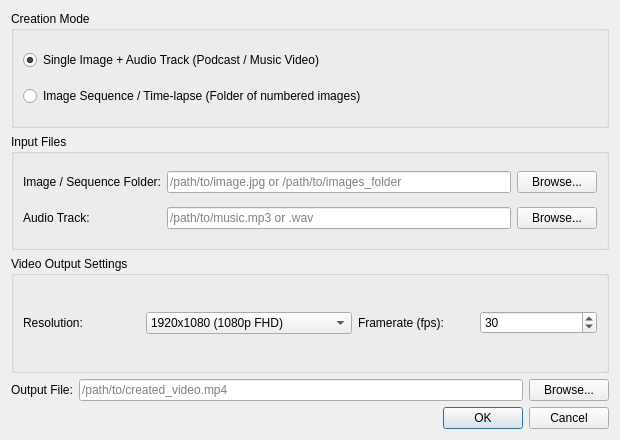
<?xml version="1.0" encoding="UTF-8"?>
<ui version="4.0">
 <class>ImageToVideoDialog</class>
 <widget class="QDialog" name="ImageToVideoDialog">
  <property name="geometry">
   <rect>
    <x>0</x>
    <y>0</y>
    <width>620</width>
    <height>440</height>
   </rect>
  </property>
  <property name="windowTitle">
   <string>Create Video from Still Images - FFmpeg Batch</string>
  </property>
  <layout class="QVBoxLayout" name="mainImgLayout">
   <item>
    <widget class="QGroupBox" name="grpImgMode">
     <property name="title">
      <string>Creation Mode</string>
     </property>
     <layout class="QVBoxLayout" name="imgModeLayout">
      <item>
       <widget class="QRadioButton" name="radSingleImgAudio">
        <property name="text">
         <string>Single Image + Audio Track (Podcast / Music Video)</string>
        </property>
        <property name="checked">
         <bool>true</bool>
        </property>
       </widget>
      </item>
      <item>
       <widget class="QRadioButton" name="radImageSequence">
        <property name="text">
         <string>Image Sequence / Time-lapse (Folder of numbered images)</string>
        </property>
       </widget>
      </item>
     </layout>
    </widget>
   </item>
   <item>
    <widget class="QGroupBox" name="grpInputs">
     <property name="title">
      <string>Input Files</string>
     </property>
     <layout class="QGridLayout" name="inputsGridLayout">
      <item row="0" column="0">
       <widget class="QLabel" name="lblImageSource">
        <property name="text">
         <string>Image / Sequence Folder:</string>
        </property>
       </widget>
      </item>
      <item row="0" column="1">
       <widget class="QLineEdit" name="txtImagePath">
        <property name="placeholderText">
         <string>/path/to/image.jpg or /path/to/images_folder</string>
        </property>
       </widget>
      </item>
      <item row="0" column="2">
       <widget class="QPushButton" name="btnBrowseImage">
        <property name="text">
         <string>Browse...</string>
        </property>
       </widget>
      </item>
      <item row="1" column="0">
       <widget class="QLabel" name="lblAudioSource">
        <property name="text">
         <string>Audio Track:</string>
        </property>
       </widget>
      </item>
      <item row="1" column="1">
       <widget class="QLineEdit" name="txtAudioPath">
        <property name="placeholderText">
         <string>/path/to/music.mp3 or .wav</string>
        </property>
       </widget>
      </item>
      <item row="1" column="2">
       <widget class="QPushButton" name="btnBrowseAudio">
        <property name="text">
         <string>Browse...</string>
        </property>
       </widget>
      </item>
     </layout>
    </widget>
   </item>
   <item>
    <widget class="QGroupBox" name="grpVideoSettings">
     <property name="title">
      <string>Video Output Settings</string>
     </property>
     <layout class="QHBoxLayout" name="settingsRow">
      <item>
       <widget class="QLabel" name="lblResolution">
        <property name="text">
         <string>Resolution:</string>
        </property>
       </widget>
      </item>
      <item>
       <widget class="QComboBox" name="comboResolution">
        <item>
         <property name="text">
          <string>1920x1080 (1080p FHD)</string>
         </property>
        </item>
        <item>
         <property name="text">
          <string>1280x720 (720p HD)</string>
         </property>
        </item>
        <item>
         <property name="text">
          <string>3840x2160 (4K UHD)</string>
         </property>
        </item>
        <item>
         <property name="text">
          <string>Keep Source Image Dimensions</string>
         </property>
        </item>
       </widget>
      </item>
      <item>
       <widget class="QLabel" name="lblFps">
        <property name="text">
         <string>Framerate (fps):</string>
        </property>
       </widget>
      </item>
      <item>
       <widget class="QSpinBox" name="spinFps">
        <property name="minimum">
         <number>1</number>
        </property>
        <property name="maximum">
         <number>120</number>
        </property>
        <property name="value">
         <number>30</number>
        </property>
       </widget>
      </item>
     </layout>
    </widget>
   </item>
   <item>
    <layout class="QHBoxLayout" name="outRowLayout">
     <item>
      <widget class="QLabel" name="lblOut">
       <property name="text">
        <string>Output File:</string>
       </property>
      </widget>
     </item>
     <item>
      <widget class="QLineEdit" name="txtOutputVideo">
       <property name="placeholderText">
        <string>/path/to/created_video.mp4</string>
       </property>
      </widget>
     </item>
     <item>
      <widget class="QPushButton" name="btnBrowseOutput">
       <property name="text">
        <string>Browse...</string>
       </property>
      </widget>
     </item>
    </layout>
   </item>
   <item>
    <widget class="QDialogButtonBox" name="imgDialogButtonBox">
     <property name="orientation">
      <enum>Qt::Horizontal</enum>
     </property>
     <property name="standardButtons">
      <set>QDialogButtonBox::Cancel|QDialogButtonBox::Ok</set>
     </property>
    </widget>
   </item>
  </layout>
 </widget>
 <resources/>
 <connections/>
</ui>
